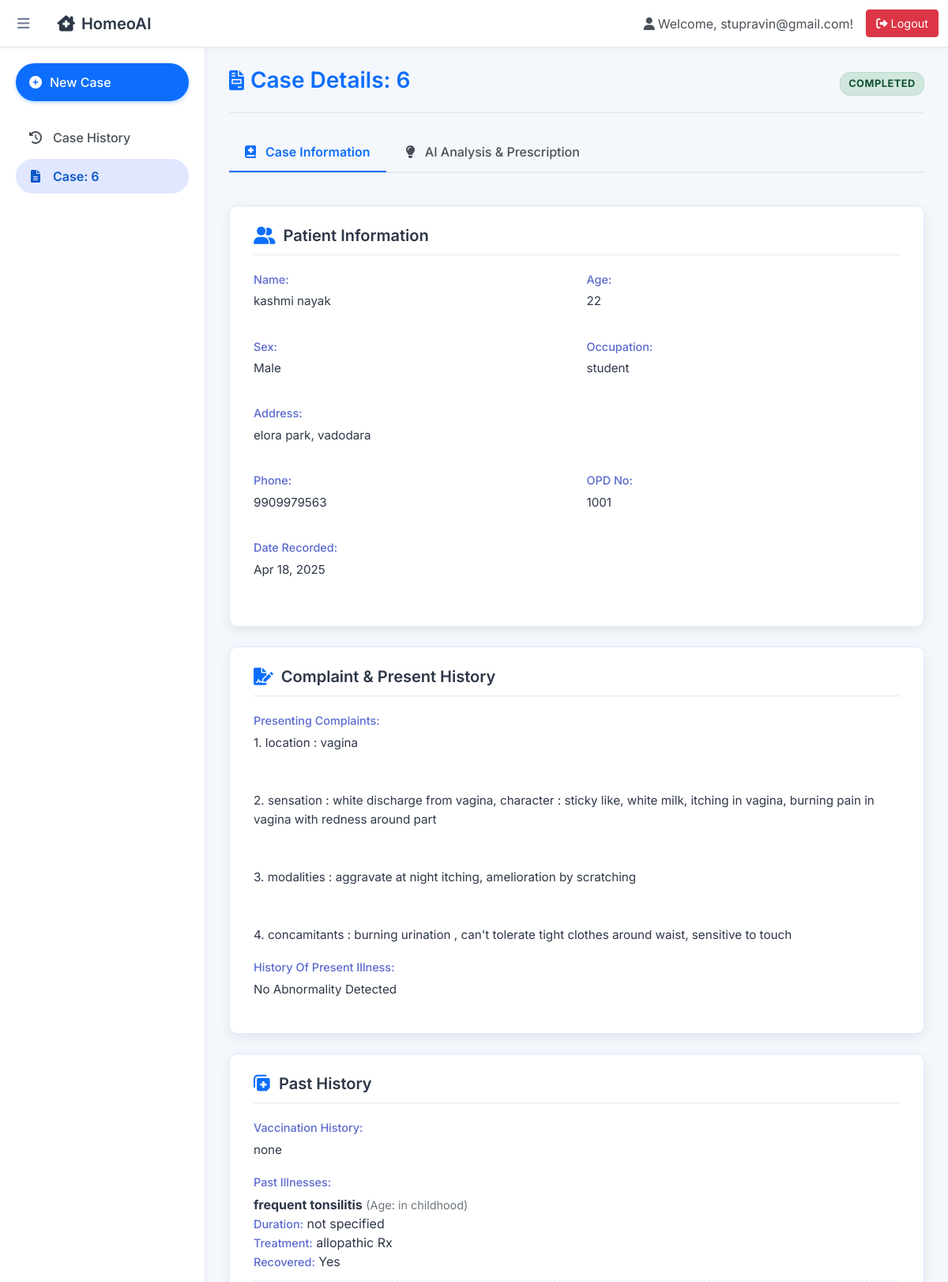
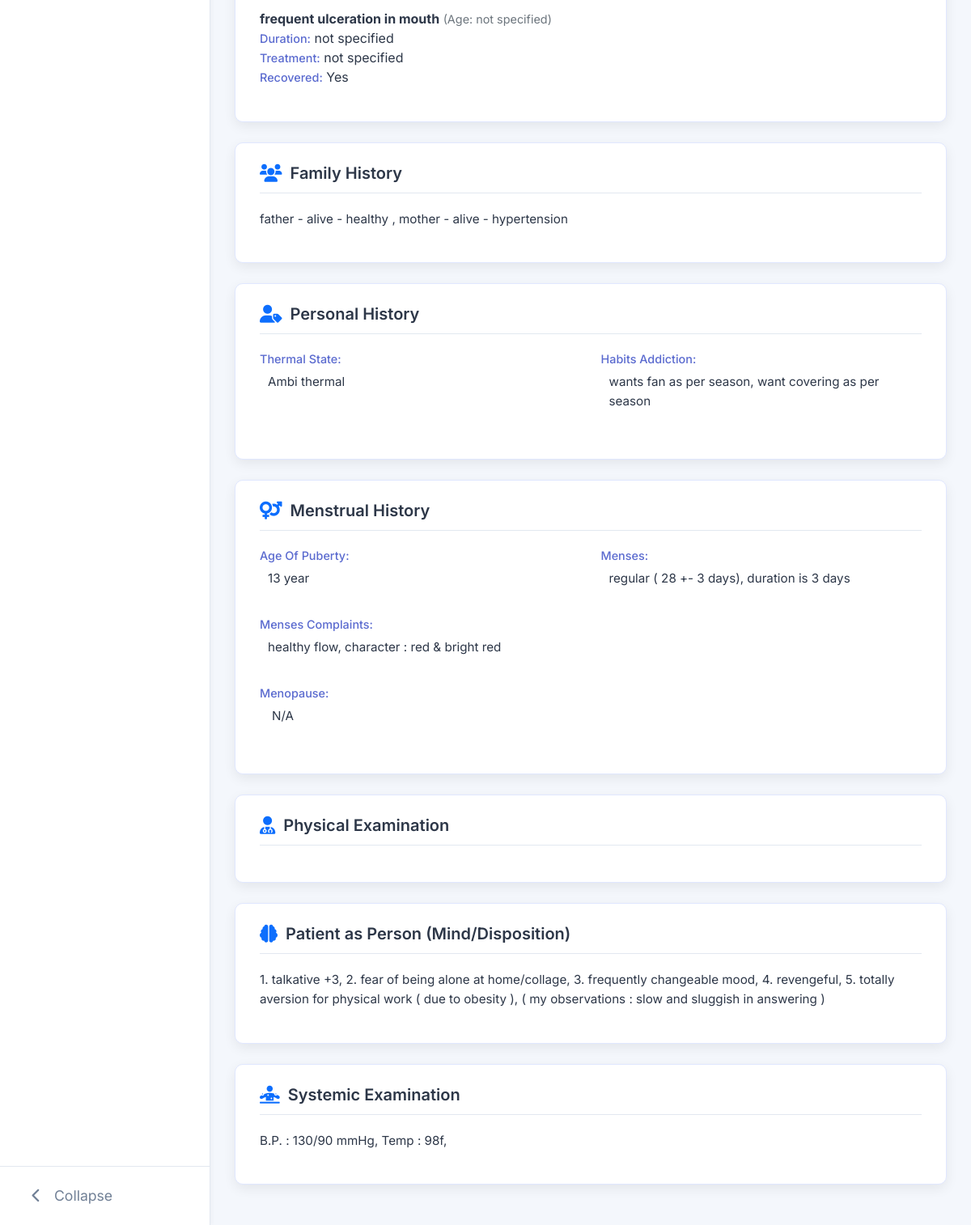
Screenshot of /case/6/ (signed in) with the database file from the repository (2 pictures, top to bottom).
### core/models.py (models this page shows, shortened)
class Case(models.Model):
    user = models.ForeignKey(settings.AUTH_USER_MODEL, on_delete=models.CASCADE, related_name='cases')
    created_at = models.DateTimeField(auto_now_add=True)
    updated_at = models.DateTimeField(auto_now=True)
    date = models.DateField(default=timezone.now, blank=True, null=True) # Made optional
    opd_no = models.CharField(max_length=50, blank=True, null=True)
    patient_name = models.CharField(max_length=200) # Required
    patient_age = models.CharField(max_length=20, blank=True, null=True)
    patient_sex = models.CharField(max_length=10, choices=[('Male', 'Male'), ('Female', 'Female'), ('Other', 'Other')], blank=True, null=True)
    patient_occupation = models.CharField(max_length=100, blank=True, null=True)
    patient_address = models.TextField(blank=True, null=True)
    patient_phone = models.CharField(max_length=20, blank=True, null=True)
    presenting_complaints = models.TextField() # Required
    history_of_present_illness = models.TextField(blank=True, null=True)
    past_history_vaccination = models.TextField(blank=True, null=True) # Corresponds to past_history.vaccination
    family_history = models.TextField(blank=True, null=True)
    personal_history = models.JSONField(blank=True, null=True, default=dict)
    menstrual_history = models.JSONField(blank=True, null=True, default=dict)
    physical_examination = models.JSONField(blank=True, null=True, default=dict)
    patient_as_person = models.TextField(blank=True, null=True)
    systemic_examination = models.TextField(blank=True, null=True)
    result_file_path = models.CharField(max_length=512, blank=True, null=True) # Store relative path?
    STATUS_CHOICES = [
        ('PENDING', 'Pending Analysis'),
        ('PROCESSING', 'Processing'),
        ('COMPLETED', 'Completed'),
        ('ERROR', 'Error'),
    ]
    status = models.CharField(max_length=20, choices=STATUS_CHOICES, default='PENDING')
    class Meta:
        ordering = ['-created_at']

class PastIllness(models.Model):
    case = models.ForeignKey(Case, on_delete=models.CASCADE, related_name='past_illnesses')
    disease = models.CharField(max_length=200, blank=True, null=True)
    approximate_age = models.CharField(max_length=50, blank=True, null=True)
    duration = models.CharField(max_length=100, blank=True, null=True)
    treatment = models.TextField(blank=True, null=True)
    completely_recovered = models.CharField(max_length=50, blank=True, null=True)
    class Meta:
        verbose_name_plural = "Past Illnesses"

### core/views.py (the view)
@login_required
def case_detail_view(request, case_id):
    case = get_object_or_404(Case.objects.prefetch_related('past_illnesses'), id=case_id, user=request.user)
    results_data = None
    error_message = None
    case_type_value = None # Initialize variable for case type
    if case.status == 'COMPLETED' and case.result_file_path:
        full_path = os.path.join(settings.CASE_RESULTS_DIR, case.result_file_path)
        if os.path.exists(full_path):
            try:
                with open(full_path, 'r', encoding='utf-8') as f:
                    file_content = f.read()
                results_data = json.loads(file_content)
                if results_data:
                    case_type_value = results_data.get("case_type(Acute/Chronic)")
            except json.JSONDecodeError:
                error_message = "Error: The result file contains invalid JSON."
                print(f"JSONDecodeError for file: {full_path}")
            except Exception as e:
                error_message = f"Error reading result file: {e}"
                print(f"Error reading file {full_path}: {e}")
        else:
            error_message = f"Error: Result file not found ({case.result_file_path}), although case is marked completed."
            print(f"Result file not found: {full_path}")
    elif case.status == 'ERROR':
         error_message = "An error occurred during the analysis process."
    elif case.status == 'PROCESSING' or case.status == 'PENDING':
         error_message = "Analysis is still in progress. Please check back later."
    context = {
        'case': case,
        'results_data': results_data,
        'error_message': error_message,
        'case_type_value': case_type_value, # Pass the extracted value to the template
    }
    return render(request, 'case_detail.html', context)

### templates/case_detail.html (shortened to what this page needs)
{% extends 'base_generic.html' %}
{% load static %}
{% load json_filters %}
{% block sidebar_extra_links %}
    <li class="nav-item">
        <span class="nav-link active" style="cursor:default; background-color: #e0e7ff; color: #0a58ca; border-radius: 25px;">
            <i class="fas fa-file-alt nav-icon"></i> <span class="nav-text">Case: {{case.id}}</span>
        </span>
    </li>
{% endblock %}
{% block content %}
    <div class="page-header">
        <h1 class="page-title"><i class="fas fa-file-invoice"></i>Case Details: {{ case.id }}</h1>
        <span class="case-status status-{{ case.status }}">{{ case.get_status_display }}</span>
    </div>
    <div class="case-tabs">
        <nav>
            <div class="nav nav-tabs" id="nav-tab" role="tablist">
                <button class="nav-link active" id="nav-caseinfo-tab" data-bs-toggle="tab" data-bs-target="#nav-caseinfo" type="button" role="tab" aria-controls="nav-caseinfo" aria-selected="true">
                    <i class="fas fa-book-medical"></i> Case Information
                </button>
                <button class="nav-link" id="nav-analysis-tab" data-bs-toggle="tab" data-bs-target="#nav-analysis" type="button" role="tab" aria-controls="nav-analysis" aria-selected="false">
                    <i class="fas fa-lightbulb"></i> AI Analysis & Prescription
                </button>
            </div>
        </nav>
        <div class="tab-content pt-3" id="nav-tabContent">
            <div class="tab-pane fade show active" id="nav-caseinfo" role="tabpanel" aria-labelledby="nav-caseinfo-tab">
                <div class="content-card">
                    <h3 class="card-section-title"><i class="fas fa-user-friends"></i>Patient Information</h3>
                    <div class="detail-grid">
                        <div class="detail-item"><span class="detail-label">Name:</span> <p class="detail-value">{{ case.patient_name|default:"N/A" }}</p></div>
                        <div class="detail-item"><span class="detail-label">Age:</span> <p class="detail-value">{{ case.patient_age|default:"N/A" }}</p></div>
                        <div class="detail-item"><span class="detail-label">Sex:</span> <p class="detail-value">{{ case.patient_sex|default:"N/A" }}</p></div>
                        <div class="detail-item"><span class="detail-label">Occupation:</span> <p class="detail-value">{{ case.patient_occupation|default:"N/A" }}</p></div>
                        <div class="detail-item" style="grid-column: 1 / -1;"><span class="detail-label">Address:</span> <p class="detail-value">{{ case.patient_address|default:"N/A" }}</p></div>
                        <div class="detail-item"><span class="detail-label">Phone:</span> <p class="detail-value">{{ case.patient_phone|default:"N/A" }}</p></div>
                        <div class="detail-item"><span class="detail-label">OPD No:</span> <p class="detail-value">{{ case.opd_no|default:"N/A" }}</p></div>
                        <div class="detail-item"><span class="detail-label">Date Recorded:</span> <p class="detail-value">{{ case.date|date:"M d, Y"|default:"N/A" }}</p></div>
                    </div>
                </div>
                <div class="content-card">
                    <h3 class="card-section-title"><i class="fas fa-file-signature"></i>Complaint & Present History</h3>
                    <div class="detail-item"><span class="detail-label">Presenting Complaints:</span> <p class="detail-value">{{ case.presenting_complaints|default:"N/A"|apply_formatting }}</p></div>
                    <div class="detail-item"><span class="detail-label">History of Present Illness:</span> <p class="detail-value">{{ case.history_of_present_illness|default:"N/A"|apply_formatting }}</p></div>
                 </div>
                <div class="content-card">
                    <h3 class="card-section-title"><i class="fas fa-notes-medical"></i>Past History</h3>
                    <div class="detail-item">
                        <span class="detail-label">Vaccination History:</span>
                        <p class="detail-value">{{ case.past_history_vaccination|default:"N/A"|apply_formatting }}</p>
                    </div>
                    <div class="detail-item">
                        <span class="detail-label">Past Illnesses:</span>
                        {% for illness in case.past_illnesses.all %}
                            <div class="illness-item">
                                <strong>{{ illness.disease|default:"Unnamed Illness" }}</strong>
                                {% if illness.approximate_age %}<span class="text-muted"> (Age: {{ illness.approximate_age }})</span>{% endif %}
                                {% if illness.duration %}<br><span class="detail-label" style="display: inline;">Duration:</span> {{ illness.duration }}{% endif %}
                                {% if illness.treatment %}<br><span class="detail-label" style="display: inline;">Treatment:</span> {{ illness.treatment|apply_formatting }}{% endif %}
                                {% if illness.completely_recovered is not None %}<br><span class="detail-label" style="display: inline;">Recovered:</span> {{ illness.completely_recovered|yesno:"Yes,No,N/A" }}{% endif %}
                            </div>
                        {% empty %}
                            <p class="detail-value">No past illnesses recorded.</p>
                        {% endfor %}
                    </div>
                </div>
                <div class="content-card">
                     <h3 class="card-section-title"><i class="fas fa-users"></i>Family History</h3>
                     <p class="detail-value">{{ case.family_history|default:"N/A"|apply_formatting }}</p>
                </div>
                <div class="content-card">
                    <h3 class="card-section-title"><i class="fas fa-user-tag"></i>Personal History</h3>
                    <div class="json-data-display detail-grid">
                        {% for key, value in case.personal_history.items %}
                           {% if value and key != 'other' %}
                           <div class="detail-item">
                               <span class="detail-label">{{ key|capfirst|replace_str:"_, " }}:</span>
                               <p class="detail-value">{{ value|apply_formatting }}</p>
                           </div>
                           {% endif %}
                        {% empty %} <p class="text-muted col-12">No structured personal history details.</p> {% endfor %}
                    </div>
                </div>
                <div class="content-card">
                    <h3 class="card-section-title"><i class="fas fa-venus-mars"></i>Menstrual History</h3>
                    <div class="json-data-display detail-grid">
                        {% for key, value in case.menstrual_history.items %}
                           {% if key == 'menopause' and value|is_dict %}
                               <div class="detail-item" style="grid-column: 1 / -1;">
                                   <span class="detail-label">Menopause:</span>
                                   {% if value.age or value.complaints %}
                                       <p class="detail-value" style="margin-left: 15px;"><strong style="color:#555">Age:</strong> {{ value.age|default:"N/A" }}</p>
                                       <p class="detail-value" style="margin-left: 15px;"><strong style="color:#555">Complaints:</strong> {{ value.complaints|default:"N/A"|apply_formatting }}</p>
                                   {% else %} <p class="detail-value" style="margin-left: 15px;">N/A</p> {% endif %}
                               </div>
                           {% elif value %}
                               <div class="detail-item">
                                   <span class="detail-label">{{ key|capfirst|replace_str:"_, " }}:</span>
                                   <p class="detail-value">{{ value|apply_formatting }}</p>
                               </div>
                           {% endif %}
                        {% empty %} <p class="text-muted col-12">No menstrual history details.</p> {% endfor %}
                    </div>
                </div>
                <div class="content-card">
                    <h3 class="card-section-title"><i class="fas fa-user-md"></i>Physical Examination</h3>
                </div>
                 <div class="content-card">
                     <h3 class="card-section-title"><i class="fas fa-brain"></i>Patient as Person (Mind/Disposition)</h3>
                     <p class="detail-value">{{ case.patient_as_person|default:"N/A"|apply_formatting }}</p>
                 </div>
                 <div class="content-card">
                     <h3 class="card-section-title"><i class="fas fa-diagnoses"></i>Systemic Examination</h3>
                     <p class="detail-value">{{ case.systemic_examination|default:"N/A"|apply_formatting }}</p>
                 </div>
            </div>
        </div>
    </div>
{% endblock %}

### templates/base_generic.html (shortened to what this page needs)
{% load static %}
{% load case_extras %}
<!DOCTYPE html>
<html lang="en">
<head>
    <link href="https://cdn.jsdelivr.net/npm/bootstrap@5.1.3/dist/css/bootstrap.min.css" rel="stylesheet">
    <link rel="stylesheet" href="https://cdnjs.cloudflare.com/ajax/libs/font-awesome/6.0.0-beta3/css/all.min.css">
</head>
<body class="{% if request.COOKIES.sidebar_collapsed == 'true' %}sidebar-collapsed{% endif %}">
    <nav class="navbar navbar-expand-md navbar-light fixed-top top-navbar">
      <div class="container-fluid">
        <button class="sidebar-toggle-btn" id="sidebarToggle" title="Toggle sidebar">
            <i class="fas fa-bars"></i>
        </button>
        <a class="navbar-brand" href="{% url 'core:home' %}"><i class="fas fa-clinic-medical me-2"></i>HomeoAI</a>
        <div class="collapse navbar-collapse" id="navbarMain">
          {% if user.is_authenticated %}
          <span class="navbar-text me-3"><i class="fas fa-user me-1"></i>Welcome, {{ user.username }}!</span>
          <form action="{% url 'auth_app:logout' %}" method="post" class="d-inline">
              <button type="submit" class="btn btn-sm logout-button"><i class="fas fa-sign-out-alt me-1"></i>Logout</button>
          </form>
          {% endif %}
        </div>
      </div>
    </nav>
    <div class="d-flex">
        <nav class="sidebar" id="sidebar">
            <div class="sidebar-inner-nav">
                <a href="{% url 'core:new_case' %}" class="new-case-btn-sidebar mb-4">
                    <i class="fas fa-plus-circle nav-icon"></i> <span class="nav-text">New Case</span>
                </a>
                <ul class="nav flex-column">
                    <li class="nav-item">
                        <a class="nav-link" href="{% url 'core:dashboard' %}">
                            <i class="fas fa-history nav-icon"></i> <span class="nav-text">Case History</span>
                        </a>
                    </li>
                    {% block sidebar_extra_links %}{% endblock %}
                </ul>
            </div>
            <div class="sidebar-footer">
                <button class="sidebar-toggle-btn-footer" id="sidebarToggleFooter" title="Toggle sidebar">
                    <i class="fas fa-chevron-left"></i> <span class="toggle-text">Collapse</span>
                </button>
            </div>
        </nav>
        <main class="main-page-content flex-grow-1" id="mainContent">
            {% block content %}{% endblock %}
        </main>
    </div>
</body>
</html>

### rows the page displays
Case: id "6", status "COMPLETED", patient_name "kashmi nayak", patient_age "22", patient_sex "Male", patient_occupation "student", patient_address "elora park, vadodara", patient_phone "9909979563", opd_no "1001", date "Apr 18, 2025", presenting_complaints|apply_formatting "1. location : vagina 2. sensation : white discharge from vagina, character : sticky like, white milk, itching in vagina, burning pain in vagina with redness around part 3. modalities : aggravate at night itching, amelioration by scratching 4. concamitants : burning urination , can't tolerate tight clothes around waist, sensitive to touch", history_of_present_illness|apply_formatting "No Abnormality Detected", past_history_vaccination|apply_formatting "none", family_history|apply_formatting "father - alive - healthy , mother - alive - hypertension", patient_as_person|apply_formatting "1. talkative +3, 2. fear of being alone at home/collage, 3. frequently changeable mood, 4. revengeful, 5. totally aversion for physical work ( due to obesity ), ( my observations : slow and sluggish in answering )", systemic_examination|apply_formatting "B.P. : 130/90 mmHg, Temp : 98f,"
PastIllness: disease "frequent tonsilitis", approximate_age "in childhood", duration "not specified", treatment|apply_formatting "allopathic Rx", completely_recovered "Yes"
PastIllness: disease "frequent ulceration in mouth", approximate_age "not specified", duration "not specified", treatment|apply_formatting "not specified", completely_recovered "Yes"

### other values shown
{{ user.username }} "stupravin@gmail.com"
{{ key|capfirst|replace_str:"_, " }} "Thermal State" "Habits Addiction"
{{ value|apply_formatting }} "Ambi thermal" "wants fan as per season, want covering as per season"
{{ key|capfirst|replace_str:"_, " }} "Age Of Puberty" "Menses" "Menses Complaints"
{{ value|apply_formatting }} "13 year" "regular ( 28 +- 3 days), duration is 3 days" "healthy flow, character : red & bright red"
